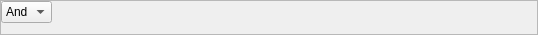
<?xml version="1.0" encoding="UTF-8"?>
<ui version="4.0">
 <class>ComparisonContainerWidget</class>
 <widget class="QFrame" name="ComparisonContainerWidget">
  <property name="geometry">
   <rect>
    <x>0</x>
    <y>0</y>
    <width>538</width>
    <height>35</height>
   </rect>
  </property>
  <property name="sizePolicy">
   <sizepolicy hsizetype="Preferred" vsizetype="Minimum">
    <horstretch>0</horstretch>
    <verstretch>0</verstretch>
   </sizepolicy>
  </property>
  <property name="minimumSize">
   <size>
    <width>524</width>
    <height>0</height>
   </size>
  </property>
  <property name="windowTitle">
   <string>Frame</string>
  </property>
  <property name="styleSheet">
   <string notr="true"/>
  </property>
  <property name="frameShape">
   <enum>QFrame::StyledPanel</enum>
  </property>
  <property name="frameShadow">
   <enum>QFrame::Raised</enum>
  </property>
  <layout class="QGridLayout" name="gridLayout">
   <property name="leftMargin">
    <number>0</number>
   </property>
   <property name="topMargin">
    <number>0</number>
   </property>
   <property name="rightMargin">
    <number>0</number>
   </property>
   <property name="bottomMargin">
    <number>0</number>
   </property>
   <property name="spacing">
    <number>5</number>
   </property>
   <item row="0" column="0">
    <widget class="QWidget" name="unionWidget" native="true">
     <property name="sizePolicy">
      <sizepolicy hsizetype="Minimum" vsizetype="Minimum">
       <horstretch>0</horstretch>
       <verstretch>0</verstretch>
      </sizepolicy>
     </property>
     <property name="minimumSize">
      <size>
       <width>45</width>
       <height>0</height>
      </size>
     </property>
     <property name="maximumSize">
      <size>
       <width>16777215</width>
       <height>16777215</height>
      </size>
     </property>
     <layout class="QVBoxLayout" name="verticalLayout">
      <property name="spacing">
       <number>0</number>
      </property>
      <property name="leftMargin">
       <number>0</number>
      </property>
      <property name="topMargin">
       <number>0</number>
      </property>
      <property name="rightMargin">
       <number>0</number>
      </property>
      <property name="bottomMargin">
       <number>0</number>
      </property>
      <item>
       <widget class="QComboBox" name="unionComboBox">
        <property name="sizePolicy">
         <sizepolicy hsizetype="Preferred" vsizetype="Preferred">
          <horstretch>0</horstretch>
          <verstretch>0</verstretch>
         </sizepolicy>
        </property>
        <item>
         <property name="text">
          <string>And</string>
         </property>
        </item>
        <item>
         <property name="text">
          <string>Or</string>
         </property>
        </item>
       </widget>
      </item>
      <item>
       <spacer name="verticalSpacer">
        <property name="orientation">
         <enum>Qt::Vertical</enum>
        </property>
        <property name="sizeHint" stdset="0">
         <size>
          <width>20</width>
          <height>0</height>
         </size>
        </property>
       </spacer>
      </item>
     </layout>
    </widget>
   </item>
   <item row="0" column="1">
    <widget class="QWidget" name="contentsWidget" native="true">
     <property name="sizePolicy">
      <sizepolicy hsizetype="Expanding" vsizetype="MinimumExpanding">
       <horstretch>1</horstretch>
       <verstretch>1</verstretch>
      </sizepolicy>
     </property>
     <layout class="QHBoxLayout" name="contentsLayout">
      <property name="spacing">
       <number>0</number>
      </property>
      <property name="leftMargin">
       <number>0</number>
      </property>
      <property name="topMargin">
       <number>0</number>
      </property>
      <property name="rightMargin">
       <number>0</number>
      </property>
      <property name="bottomMargin">
       <number>0</number>
      </property>
     </layout>
    </widget>
   </item>
   <item row="0" column="2">
    <widget class="QWidget" name="widget_2" native="true">
     <property name="sizePolicy">
      <sizepolicy hsizetype="Minimum" vsizetype="Preferred">
       <horstretch>0</horstretch>
       <verstretch>0</verstretch>
      </sizepolicy>
     </property>
     <property name="minimumSize">
      <size>
       <width>30</width>
       <height>30</height>
      </size>
     </property>
     <layout class="QGridLayout" name="gridLayout_2">
      <property name="leftMargin">
       <number>0</number>
      </property>
      <property name="topMargin">
       <number>0</number>
      </property>
      <property name="rightMargin">
       <number>0</number>
      </property>
      <property name="bottomMargin">
       <number>0</number>
      </property>
      <property name="spacing">
       <number>1</number>
      </property>
      <item row="0" column="0">
       <widget class="QPushButton" name="removeBtn">
        <property name="sizePolicy">
         <sizepolicy hsizetype="Minimum" vsizetype="Preferred">
          <horstretch>0</horstretch>
          <verstretch>0</verstretch>
         </sizepolicy>
        </property>
        <property name="minimumSize">
         <size>
          <width>30</width>
          <height>30</height>
         </size>
        </property>
        <property name="text">
         <string/>
        </property>
        <property name="icon">
         <iconset resource="../../../../Resources/SIMPL.qrc">
          <normaloff>:/SIMPL/icons/images/delete.png</normaloff>:/SIMPL/icons/images/delete.png</iconset>
        </property>
        <property name="iconSize">
         <size>
          <width>20</width>
          <height>20</height>
         </size>
        </property>
        <property name="flat">
         <bool>true</bool>
        </property>
       </widget>
      </item>
      <item row="1" column="0">
       <spacer name="verticalSpacer_2">
        <property name="orientation">
         <enum>Qt::Vertical</enum>
        </property>
        <property name="sizeHint" stdset="0">
         <size>
          <width>20</width>
          <height>0</height>
         </size>
        </property>
       </spacer>
      </item>
     </layout>
    </widget>
   </item>
  </layout>
 </widget>
 <resources>
  <include location="../../../../Resources/SIMPL.qrc"/>
 </resources>
 <connections/>
</ui>
